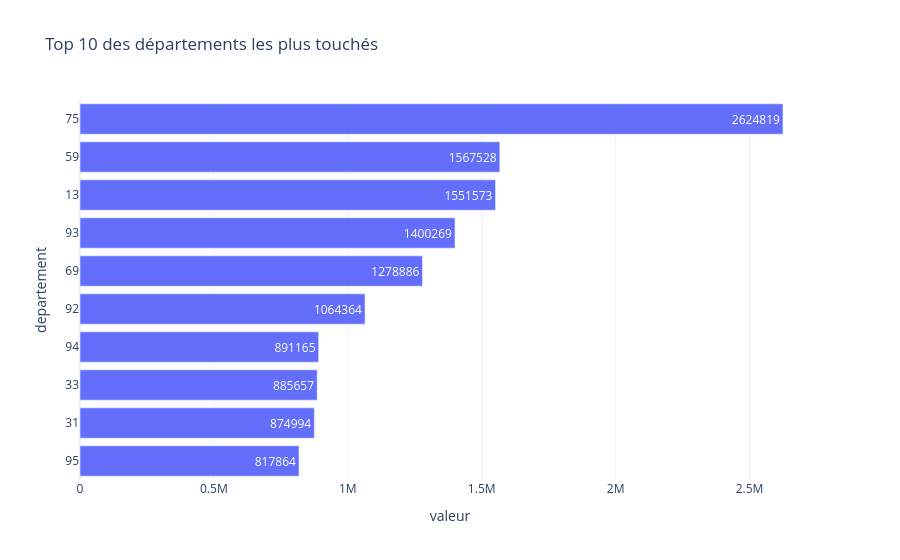

Notebook code for this chart:
### Code cell
import plotly.io as pio

pio.renderers.default = "vscode"

# agrégation
df_dep = df.groupby("departement")["valeur"].sum().reset_index()

# tri
top_dep = df_dep.sort_values("valeur", ascending=False).head(10)

# graph avec texte
fig = px.bar(
    top_dep,
    x="valeur",
    y="departement",
    orientation="h",
    title="Top 10 des départements les plus touchés",
    text="valeur"
)

# position du texte + style
fig.update_traces(
    textposition="inside"
)

fig.update_layout(
    template="plotly_white",
    yaxis=dict(categoryorder="total ascending")
)

fig.show()

### Figure 1 — Plotly figure (JSON) as saved in the notebook; plotly's stock layout.template omitted (floating-point values rounded to 4 significant figures)
{"data": [{"hovertemplate": "valeur=%{text}<br>departement=%{y}<extra></extra>", "legendgroup": "", "marker": {"color": "#636efa", "pattern": {"shape": ""}}, "name": "", "orientation": "h", "showlegend": false, "text": [2625000.0, 1568000.0, 1552000.0, 1400000.0, 1279000.0, 1064000.0, 891200.0, 885700.0, 875000.0, 817900.0], "textposition": "inside", "type": "bar", "x": [2625000.0, 1568000.0, 1552000.0, 1400000.0, 1279000.0, 1064000.0, 891200.0, 885700.0, 875000.0, 817900.0], "xaxis": "x", "y": ["75", "59", "13", "93", "69", "92", "94", "33", "31", "95"], "yaxis": "y"}], "layout": {"barmode": "relative", "legend": {"tracegroupgap": 0}, "title": {"text": "Top 10 des départements les plus touchés"}, "xaxis": {"anchor": "y", "domain": [0, 1], "title": {"text": "valeur"}}, "yaxis": {"anchor": "x", "categoryorder": "total ascending", "domain": [0, 1], "title": {"text": "departement"}}}}
